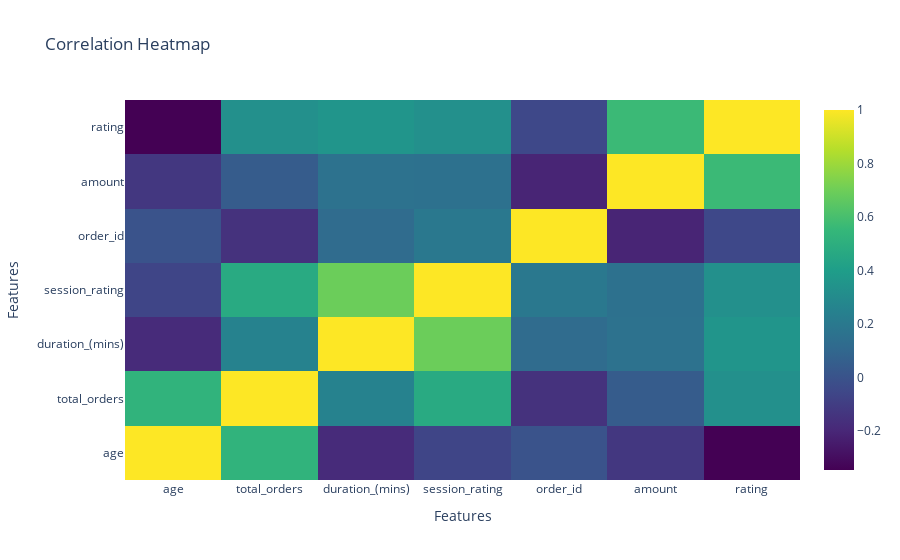

The cell this chart's notebook holds for it:
### Code cell
import plotly.express as px
import plotly.graph_objects as go
import pandas as pd
import seaborn as sns
import matplotlib.pyplot as plt

df = pd.DataFrame(final_data)

# Calculate the correlation matrix
corr_matrix = df.corr()

# Create an interactive heatmap with Plotly
fig = go.Figure(data=go.Heatmap(
    z=corr_matrix.values,
    x=corr_matrix.columns,
    y=corr_matrix.index,
    colorscale='Viridis',
    hoverongaps=False,
))

fig.update_layout(
    title='Correlation Heatmap',
    xaxis_title='Features',
    yaxis_title='Features',
    autosize=True,
)

fig.show()

### Figure 1 — Plotly figure (JSON) as saved in the notebook; plotly's stock layout.template omitted (floating-point values rounded to 4 significant figures)
{"data": [{"colorscale": [[0, "#440154"], [0.1111, "#482878"], [0.2222, "#3e4989"], [0.3333, "#31688e"], [0.4444, "#26828e"], [0.5556, "#1f9e89"], [0.6667, "#35b779"], [0.7778, "#6ece58"], [0.8889, "#b5de2b"], [1, "#fde725"]], "hoverongaps": false, "type": "heatmap", "x": ["age", "total_orders", "duration_(mins)", "session_rating", "order_id", "amount", "rating"], "y": ["age", "total_orders", "duration_(mins)", "session_rating", "order_id", "amount", "rating"], "z": [[1, 0.5279, -0.181, -0.06611, 0.003126, -0.1265, -0.3451], [0.5279, 1, 0.2518, 0.4713, -0.1516, 0.04504, 0.3252], [-0.181, 0.2518, 1, 0.6933, 0.1236, 0.1605, 0.3534], [-0.06611, 0.4713, 0.6933, 1, 0.1938, 0.1546, 0.327], [0.003126, -0.1516, 0.1236, 0.1938, 1, -0.2071, -0.04975], [-0.1265, 0.04504, 0.1605, 0.1546, -0.2071, 1, 0.567], [-0.3451, 0.3252, 0.3534, 0.327, -0.04975, 0.567, 1]]}], "layout": {"autosize": true, "title": {"text": "Correlation Heatmap"}, "xaxis": {"title": {"text": "Features"}}, "yaxis": {"title": {"text": "Features"}}}}
